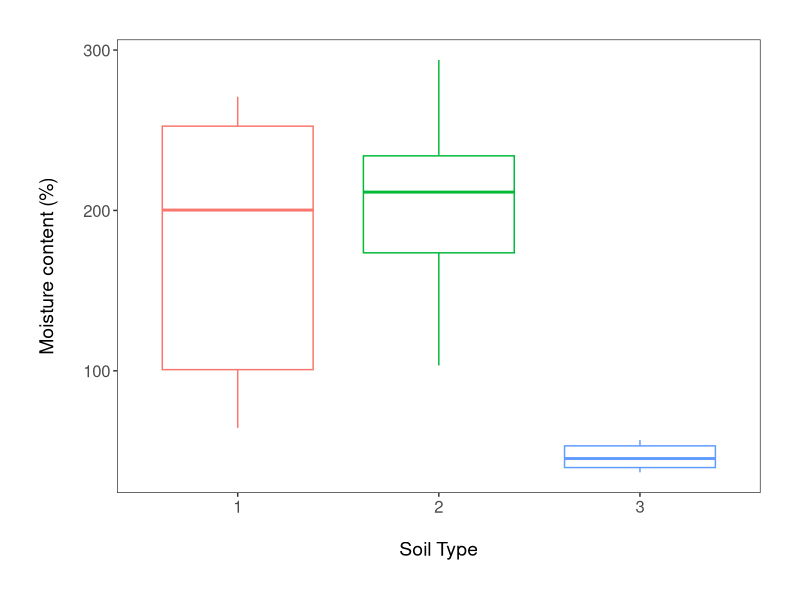
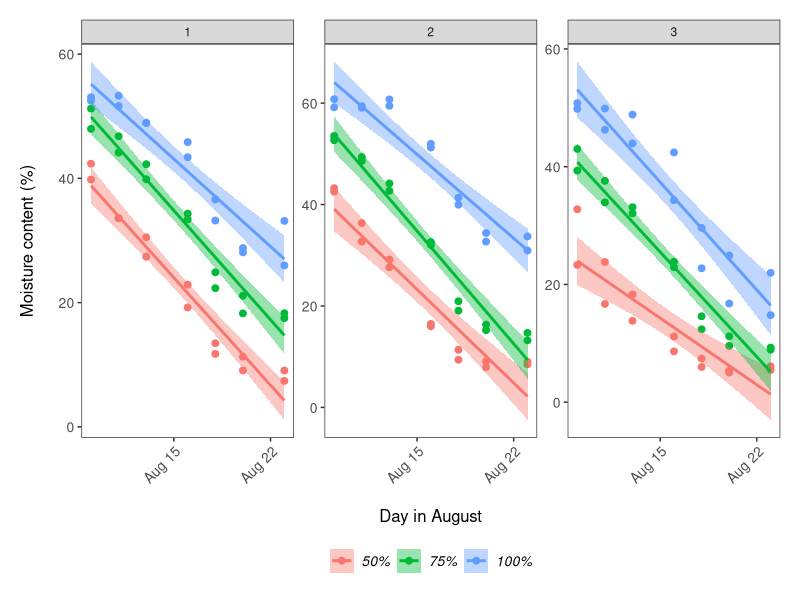
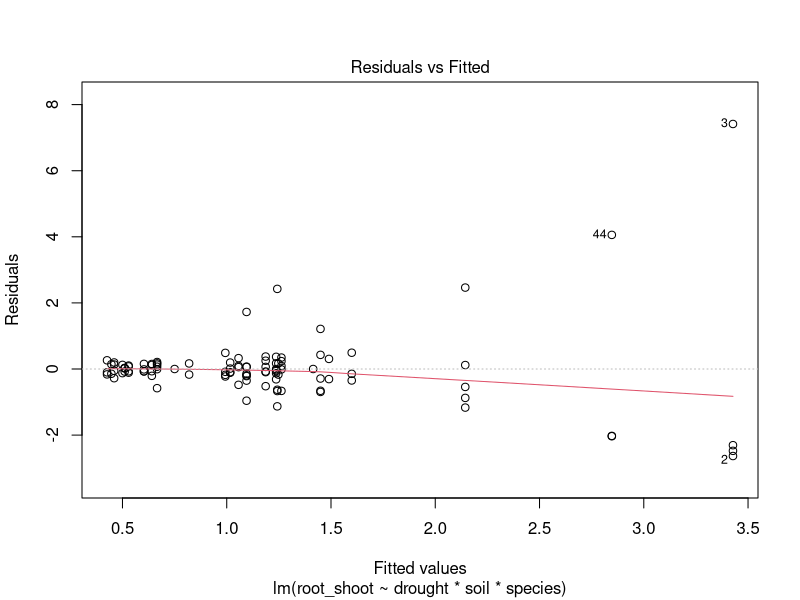
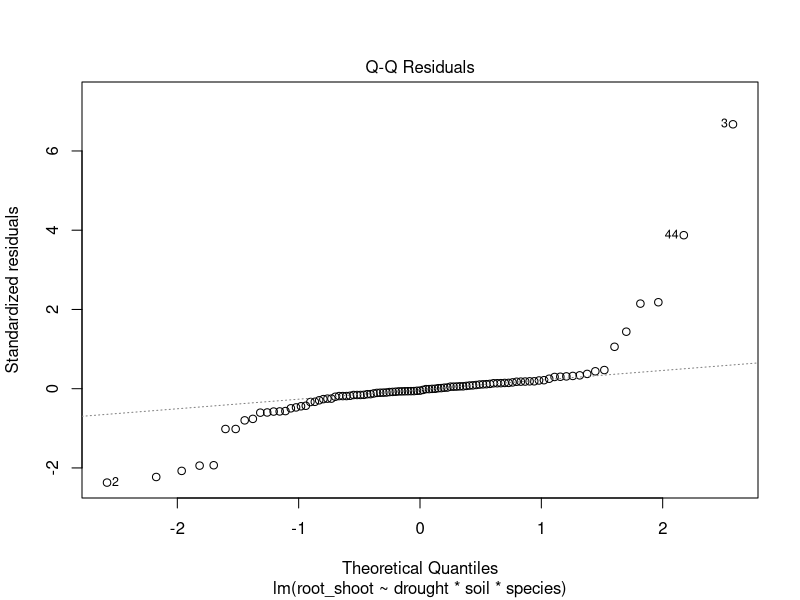
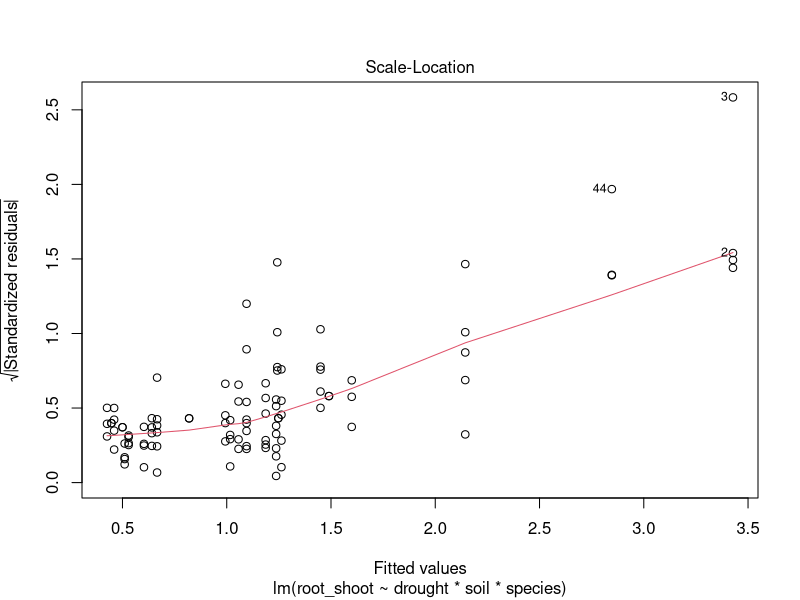
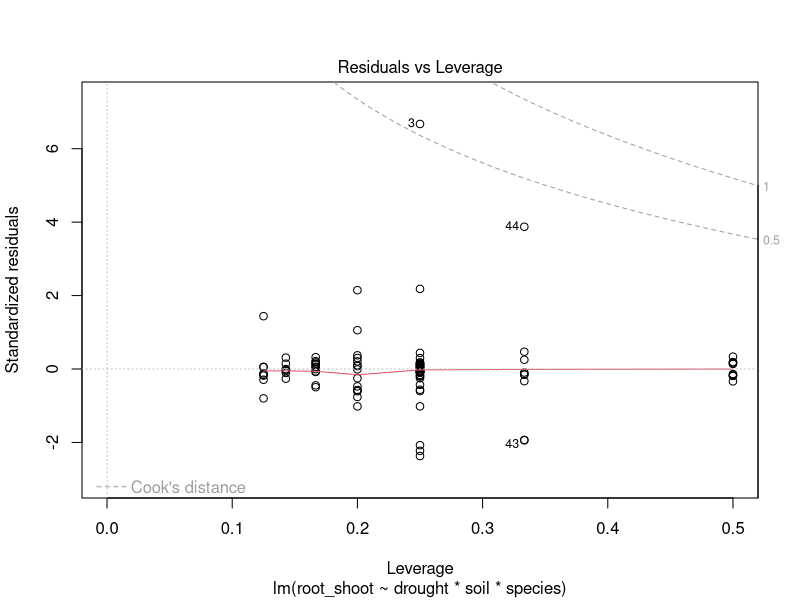
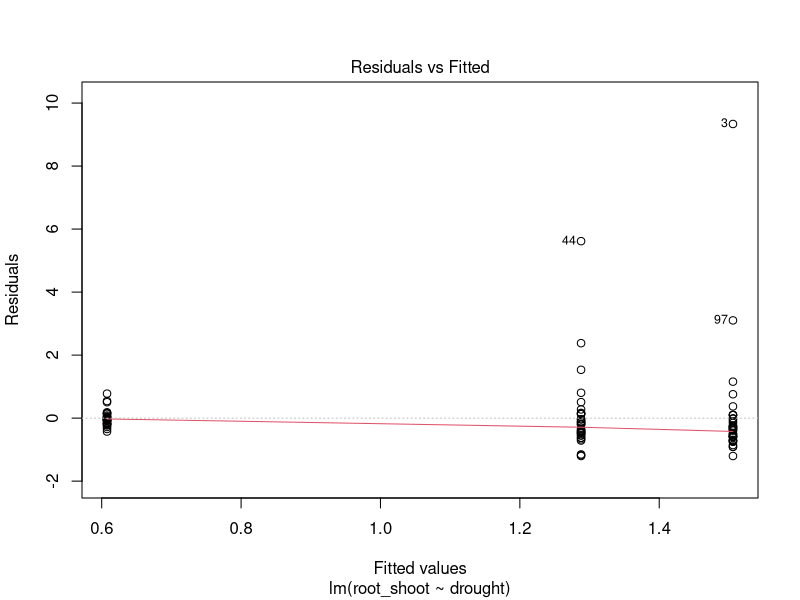
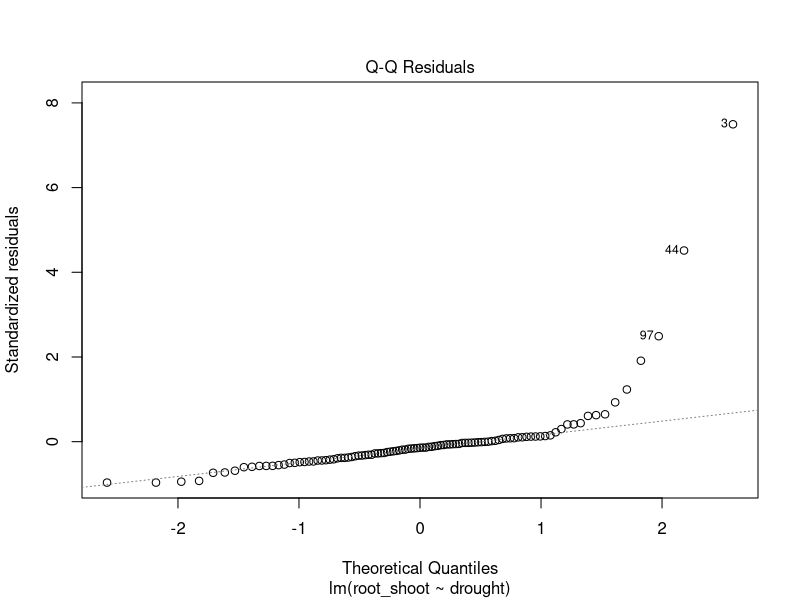

R code for these plots, in order:
## DISSERTATION PROJECT ##

# Libraries ----
library(tidyverse)
library(readxl)

# Import datasets ----
ratio <- read_excel("root-shoot.xls")
field_capacity <- read_excel("Field_capacity_diss.xlsx")
moisture <- read_excel("moisture.xlsx")

# Data manipulation ratio dataset ----
# Rename columns and create factor levels for species, drought level and soil type #
ratio <- rename(ratio, root_shoot = "Root/Shoot", drought = Drought_level, soil = Soil_Type, species = Species)
ratio <- mutate(ratio, species = as.factor(species), drought = as.factor(drought), soil = as.factor(soil))

# Data manipulation field capacity dataset ----
# water content = grams of water contained in the soil per pot
# moisture = mean and sd per pot measured by probe every other day in %
field_capacity <- field_capacity %>% 
  mutate(soil_type = as_factor(soil_type), pot_number = as_factor(pot_number)) %>% 
  mutate(water_content_gr = total_fresh-total_dry) %>%  # creating a new column for amount of water in soiil
  mutate(moisture_content_percent = ((total_fresh/total_dry)-1)*100)  # new column with moisture content in %

# checking for differences of soil moisture between soil types 
(soil_moisture_boxplot <- ggplot(field_capacity, aes(soil_type, moisture_content_percent)) +
    geom_boxplot(aes(color = soil_type)) +
    theme_bw() +
    ylab("Moisture content (%)\n") +                             
    xlab("\nSoil Type")  +
    theme(axis.text = element_text(size = 12),
          axis.title = element_text(size = 14, face = "plain"),                     
          panel.grid = element_blank(),       
          plot.margin = unit(c(1,1,1,1), units = , "cm"),  
          legend.position = "none"))

#ggsave(soil_moisture_boxplot, file = "outputs/soil_moisture_boxplot.png", width = 5, height = 12) 

# Data manipulation for moisture measures ----
# moisture probe measures need to be plotted against time to see the progression 
# before relating them to the soil moisture content 
moisture <- moisture %>% 
  mutate(soil_type = as_factor(soil_type), pot = as_factor(pot)) %>% 
  tidyr::separate(date, c("year", "month", "day"), sep = "-", remove = FALSE) %>% 
  select(-year,-month) %>% 
  mutate(day = as_factor(day)) %>% 
  mutate(drought_level = case_when(grepl("1", pot) ~ "50%",
                                   grepl("2", pot) ~ "75%",
                                   grepl("3", pot) ~ "100%",
                                   grepl("4", pot) ~ "50%",
                                   grepl("5", pot) ~ "75%",
                                   grepl("6", pot) ~ "100%")) %>% 
  mutate(drought_level = as_factor(drought_level))

(moisture_time_series <- ggplot(moisture, aes(date, mean_moisture, color = drought_level)) +
    geom_point(size = 2) +
    facet_wrap(~ soil_type, scales = "free_y") +
    geom_smooth(formula = y ~ x, method = "lm", aes(fill = drought_level)) +
    theme_bw() +
    ylab("Moisture content (%)\n") +                             
    xlab("\nDay in August") +
    theme(axis.text.x = element_text(size = 10, angle = 45, vjust = 1, hjust = 1),  # making the dates at a bit of an angle
          axis.text.y = element_text(size = 10),
          axis.title = element_text(size = 12, face = "plain"),                        
          panel.grid = element_blank(),  
          plot.margin = unit(c(0.5,0.5,0.5,0.5), units = , "cm"),  # Adding a margin around the plot
          legend.text = element_text(size = 10, face = "italic"),  
          legend.title = element_blank(),  # Removing the legend title 
          legend.position = "bottom")) 

#ggsave(moisture_time_series, file = "outputs/moisture_time_series.png", width = 5, height = 12) 

# I need to figure out a way to transform that moisture data into a percentage of the moisture content/field capacity of the soil types

# Stats ----
ratio_model <- lm(root_shoot ~ drought*soil*species, data = ratio)
summary(ratio_model)
anova(ratio_model)
plot(ratio_model)

ratio_model2 <- lm(root_shoot ~ drought, data = ratio)
summary(ratio_model2)
anova(ratio_model2)
plot(ratio_model2)

# Verification of assumptions # 
ratio_resids <- resid(ratio_model2)
shapiro.test(ratio_resids)
bartlett.test(root_shoot ~ drought, data = ratio)

# To see which drought level drives the significant results #
ratio_aov <- aov(root_shoot ~ drought, data = ratio)
TukeyHSD(ratio_aov)
